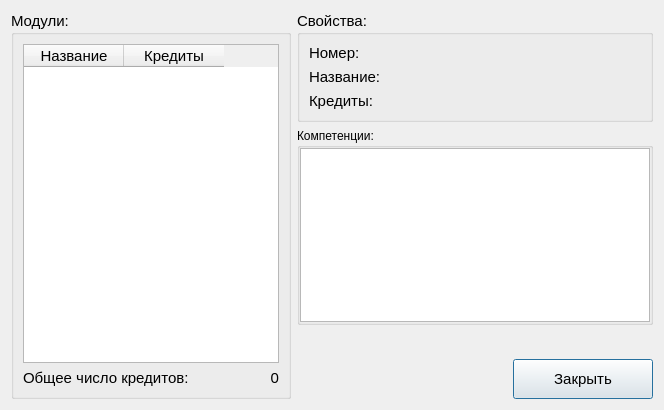
<?xml version="1.0" encoding="UTF-8"?>
<ui version="4.0">
 <class>ModuleViewerDialog</class>
 <widget class="QDialog" name="ModuleViewerDialog">
  <property name="geometry">
   <rect>
    <x>0</x>
    <y>0</y>
    <width>664</width>
    <height>410</height>
   </rect>
  </property>
  <property name="windowTitle">
   <string>Dialog</string>
  </property>
  <layout class="QGridLayout" name="gridLayout_3">
   <item row="2" column="2">
    <spacer name="verticalSpacer">
     <property name="orientation">
      <enum>Qt::Vertical</enum>
     </property>
     <property name="sizeHint" stdset="0">
      <size>
       <width>20</width>
       <height>40</height>
      </size>
     </property>
    </spacer>
   </item>
   <item row="0" column="1" colspan="2">
    <widget class="QGroupBox" name="groupBox_2">
     <property name="font">
      <font>
       <pointsize>11</pointsize>
      </font>
     </property>
     <property name="title">
      <string>Свойства:</string>
     </property>
     <layout class="QGridLayout" name="gridLayout_2">
      <item row="0" column="0">
       <widget class="QLabel" name="label_3">
        <property name="text">
         <string>Номер:</string>
        </property>
        <property name="alignment">
         <set>Qt::AlignLeading|Qt::AlignLeft|Qt::AlignTop</set>
        </property>
       </widget>
      </item>
      <item row="0" column="1">
       <widget class="QLabel" name="label_id">
        <property name="text">
         <string/>
        </property>
        <property name="alignment">
         <set>Qt::AlignLeading|Qt::AlignLeft|Qt::AlignTop</set>
        </property>
       </widget>
      </item>
      <item row="1" column="0">
       <widget class="QLabel" name="label_5">
        <property name="text">
         <string>Название:</string>
        </property>
        <property name="alignment">
         <set>Qt::AlignLeading|Qt::AlignLeft|Qt::AlignTop</set>
        </property>
       </widget>
      </item>
      <item row="1" column="1">
       <widget class="QLabel" name="label_name">
        <property name="text">
         <string/>
        </property>
        <property name="alignment">
         <set>Qt::AlignLeading|Qt::AlignLeft|Qt::AlignTop</set>
        </property>
        <property name="wordWrap">
         <bool>true</bool>
        </property>
       </widget>
      </item>
      <item row="2" column="0">
       <widget class="QLabel" name="label_7">
        <property name="text">
         <string>Кредиты:</string>
        </property>
        <property name="alignment">
         <set>Qt::AlignLeading|Qt::AlignLeft|Qt::AlignTop</set>
        </property>
       </widget>
      </item>
      <item row="2" column="1">
       <widget class="QLabel" name="label_credits">
        <property name="text">
         <string/>
        </property>
        <property name="alignment">
         <set>Qt::AlignLeading|Qt::AlignLeft|Qt::AlignTop</set>
        </property>
       </widget>
      </item>
     </layout>
    </widget>
   </item>
   <item row="3" column="2">
    <widget class="QPushButton" name="pushButton_close">
     <property name="sizePolicy">
      <sizepolicy hsizetype="Maximum" vsizetype="Maximum">
       <horstretch>0</horstretch>
       <verstretch>0</verstretch>
      </sizepolicy>
     </property>
     <property name="minimumSize">
      <size>
       <width>140</width>
       <height>40</height>
      </size>
     </property>
     <property name="font">
      <font>
       <pointsize>11</pointsize>
      </font>
     </property>
     <property name="text">
      <string>Закрыть</string>
     </property>
    </widget>
   </item>
   <item row="0" column="0" rowspan="4">
    <widget class="QGroupBox" name="groupBox">
     <property name="font">
      <font>
       <pointsize>11</pointsize>
      </font>
     </property>
     <property name="title">
      <string>Модули:</string>
     </property>
     <layout class="QGridLayout" name="gridLayout">
      <item row="1" column="1">
       <widget class="QLabel" name="label_sum_credits">
        <property name="text">
         <string>0</string>
        </property>
        <property name="alignment">
         <set>Qt::AlignRight|Qt::AlignTrailing|Qt::AlignVCenter</set>
        </property>
       </widget>
      </item>
      <item row="0" column="0" colspan="2">
       <widget class="QTableWidget" name="tableWidget">
        <property name="editTriggers">
         <set>QAbstractItemView::AnyKeyPressed|QAbstractItemView::EditKeyPressed</set>
        </property>
        <property name="defaultDropAction">
         <enum>Qt::IgnoreAction</enum>
        </property>
        <property name="selectionBehavior">
         <enum>QAbstractItemView::SelectRows</enum>
        </property>
        <property name="gridStyle">
         <enum>Qt::SolidLine</enum>
        </property>
        <attribute name="verticalHeaderVisible">
         <bool>false</bool>
        </attribute>
        <column>
         <property name="text">
          <string>Название</string>
         </property>
        </column>
        <column>
         <property name="text">
          <string>Кредиты</string>
         </property>
        </column>
       </widget>
      </item>
      <item row="1" column="0">
       <widget class="QLabel" name="label">
        <property name="text">
         <string>Общее число кредитов:</string>
        </property>
       </widget>
      </item>
     </layout>
    </widget>
   </item>
   <item row="1" column="1" colspan="2">
    <widget class="QGroupBox" name="groupBox_3">
     <property name="title">
      <string>Компетенции:</string>
     </property>
     <layout class="QGridLayout" name="gridLayout_4">
      <property name="leftMargin">
       <number>0</number>
      </property>
      <property name="topMargin">
       <number>0</number>
      </property>
      <property name="rightMargin">
       <number>0</number>
      </property>
      <property name="bottomMargin">
       <number>0</number>
      </property>
      <property name="spacing">
       <number>0</number>
      </property>
      <item row="0" column="0">
       <widget class="QListWidget" name="listWidget_listCompetences"/>
      </item>
     </layout>
    </widget>
   </item>
  </layout>
 </widget>
 <resources/>
 <connections/>
</ui>
